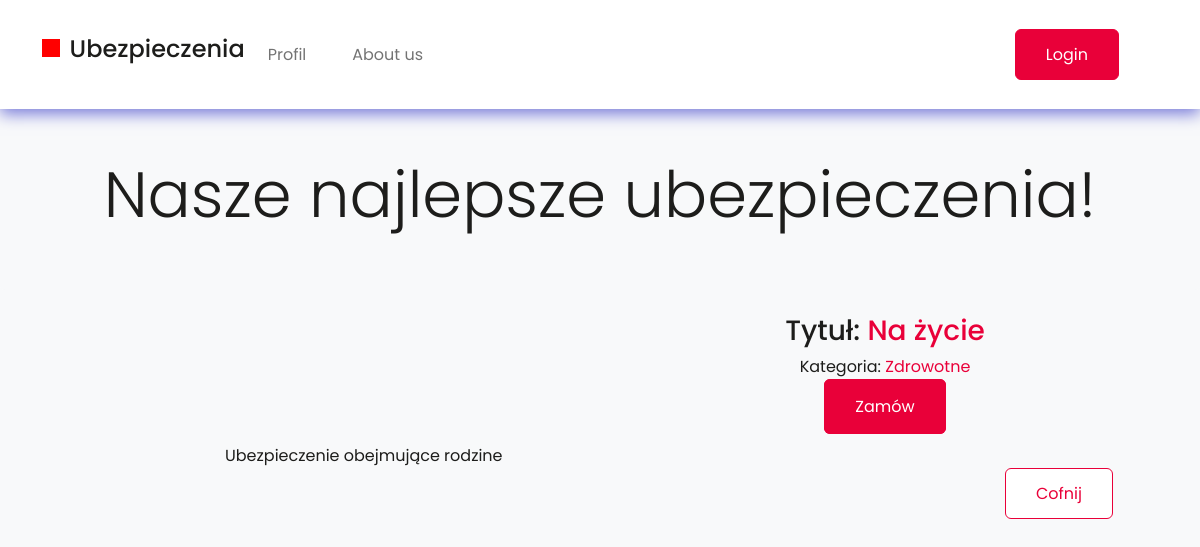
The app's page /ubezpieczenie/4/ with its own data.
### ubezpieczenia/models.py (models this page shows, shortened)
class Ubezpieczenie(models.Model):
    tytul = models.CharField(max_length=64, blank=False)
    opis = models.TextField(default="")
    premiera = models.DateField(null=True, blank=True)
    data_zakonczenia = models.DateField(null=True, blank=True)
    znizka = models.DecimalField(max_digits=4, decimal_places=2,
                                      null=True, blank=True)
    kategoria = models.TextField(default="")
    plakat = models.ImageField(upload_to="plakaty", null=True, blank=True)
    dodatkowe = models.OneToOneField(DodatkoweInfo, on_delete=models.CASCADE, null=True, blank=True)

### ubezpieczenia/views.py (the view)
# urls.py: path('ubezpieczenie/<int:id>/', ubezpieczenie, name="ubezpieczenie"),
def ubezpieczenie(request, id):
    ubezpieczenie = get_object_or_404(Ubezpieczenie, pk=id)
    return render(request,'ubezpieczenie.html', {'ubezpieczenie': ubezpieczenie})

### templates/ubezpieczenie.html (shortened to what this page needs)
<!DOCTYPE html>
<html lang="en">
  <head>
  </head>
  <body>
    {% include "nav.html" %}
    <div class="ubezpieczenie container">
      <div class="ubezpieczenie__innerContainer">
        <div class="row">
          <div class="col-md-6">
            {% load static %}
          </div>
          <div class="col-md-6">
            <div class="ubezpieczenie__content">
              <h3 class="ubezpieczenie__heading">Tytuł: <span>{{ubezpieczenie.tytul}}</span></h3>
              <p class="ubezpieczenie__category">Kategoria: <span>{{ubezpieczenie.kategoria}}</span></p>
              <div class="ubezpieczenie__CTA">
                              <a href="" class="button button__red">Zamów</a>
              </div>
            </div>
            </div>
          </div>
          <div class="ubezpieczenie__desc">{{ubezpieczenie.opis}}</div>
        </div>
                  <a style="position: absolute; right:5%" class="button button__whitered" href="{% url 'index' %}">Cofnij</a>
      </div>
  </body>
</html>

### styles/style.css (style rules this page uses)
body { color: black; margin: 0; font-family: 'Poppins', sans-serif; --bs-bg-opacity: 1; background-color: rgba(var(--bs-light-rgb), var(--bs-bg-opacity)) !important; }
* { color: #1d1d1b; }
a { text-decoration: none !important; color: #1d1d1b; }
.button { cursor: pointer; font-size: 16px; }
.button__whitered { line-height: 1.1875; background: #fff; border: 1px solid #e90039; border-radius: 6px; background: white; color: #e90039; padding: 15px 30px; -webkit-transition: background 0.5s linear; transition: background 0.5s linear; position: relative; z-index: 1; }
.button__red { line-height: 1.1875; color: #fff; border: 1px solid #e90039; border-radius: 6px; background: #e90039; padding: 15px 30px; -webkit-transition: background 0.5s linear; transition: background 0.5s linear; position: relative; z-index: 1; }
.ubezpieczenie { position: relative; }
.ubezpieczenie__content { height: 100%; -ms-flex-pack: distribute; justify-content: space-around; display: -webkit-box; display: -ms-flexbox; display: flex; -webkit-box-orient: vertical; -webkit-box-direction: normal; -ms-flex-direction: column; flex-direction: column; -webkit-box-align: center; -ms-flex-align: center; align-items: center; }
.ubezpieczenie .row { margin-bottom: 25px; }
@media (min-width: 768px) { .ubezpieczenie__desc { max-width: 750px; margin: auto; } }
.ubezpieczenie__heading span, .ubezpieczenie__category span { color: #e90039; }

### records on screen
Ubezpieczenie: tytul "Na życie", kategoria "Zdrowotne", opis "Ubezpieczenie obejmujące rodzine"
